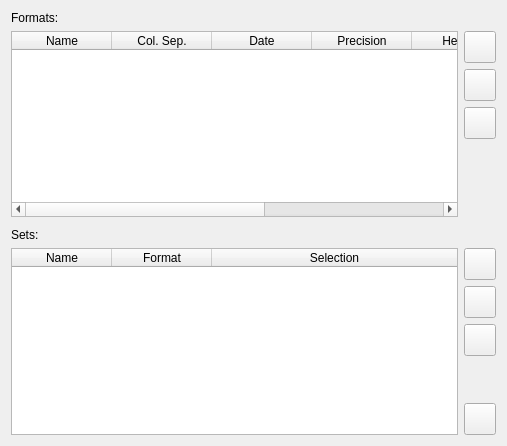
<?xml version="1.0" encoding="UTF-8"?>
<ui version="4.0">
 <class>MultiCSVObsParamsWidget</class>
 <widget class="QWidget" name="MultiCSVObsParamsWidget">
  <property name="geometry">
   <rect>
    <x>0</x>
    <y>0</y>
    <width>507</width>
    <height>446</height>
   </rect>
  </property>
  <property name="windowTitle">
   <string notr="true">Form</string>
  </property>
  <property name="autoFillBackground">
   <bool>false</bool>
  </property>
  <layout class="QVBoxLayout" name="verticalLayout">
   <item>
    <widget class="QLabel" name="label">
     <property name="text">
      <string>Formats:</string>
     </property>
    </widget>
   </item>
   <item>
    <layout class="QHBoxLayout" name="horizontalLayout">
     <item>
      <widget class="QTableWidget" name="FormatsTableWidget">
       <property name="editTriggers">
        <set>QAbstractItemView::NoEditTriggers</set>
       </property>
       <property name="selectionMode">
        <enum>QAbstractItemView::SingleSelection</enum>
       </property>
       <property name="selectionBehavior">
        <enum>QAbstractItemView::SelectRows</enum>
       </property>
       <attribute name="horizontalHeaderStretchLastSection">
        <bool>true</bool>
       </attribute>
       <attribute name="verticalHeaderVisible">
        <bool>false</bool>
       </attribute>
       <attribute name="verticalHeaderHighlightSections">
        <bool>false</bool>
       </attribute>
       <column>
        <property name="text">
         <string>Name</string>
        </property>
       </column>
       <column>
        <property name="text">
         <string>Col. Sep.</string>
        </property>
       </column>
       <column>
        <property name="text">
         <string>Date</string>
        </property>
       </column>
       <column>
        <property name="text">
         <string>Precision</string>
        </property>
       </column>
       <column>
        <property name="text">
         <string>Header</string>
        </property>
       </column>
       <column>
        <property name="text">
         <string>Comment ch.</string>
        </property>
       </column>
       <column>
        <property name="text">
         <string>Missing val.</string>
        </property>
       </column>
      </widget>
     </item>
     <item>
      <layout class="QVBoxLayout" name="verticalLayout_2">
       <item>
        <widget class="QPushButton" name="AddFormatButton">
         <property name="minimumSize">
          <size>
           <width>32</width>
           <height>32</height>
          </size>
         </property>
         <property name="maximumSize">
          <size>
           <width>32</width>
           <height>32</height>
          </size>
         </property>
         <property name="text">
          <string notr="true"/>
         </property>
        </widget>
       </item>
       <item>
        <widget class="QPushButton" name="EditFormatButton">
         <property name="minimumSize">
          <size>
           <width>32</width>
           <height>32</height>
          </size>
         </property>
         <property name="maximumSize">
          <size>
           <width>32</width>
           <height>32</height>
          </size>
         </property>
         <property name="text">
          <string notr="true"/>
         </property>
        </widget>
       </item>
       <item>
        <widget class="QPushButton" name="RemoveFormatButton">
         <property name="minimumSize">
          <size>
           <width>32</width>
           <height>32</height>
          </size>
         </property>
         <property name="maximumSize">
          <size>
           <width>32</width>
           <height>32</height>
          </size>
         </property>
         <property name="text">
          <string notr="true"/>
         </property>
        </widget>
       </item>
       <item>
        <spacer name="verticalSpacer">
         <property name="orientation">
          <enum>Qt::Vertical</enum>
         </property>
         <property name="sizeHint" stdset="0">
          <size>
           <width>20</width>
           <height>40</height>
          </size>
         </property>
        </spacer>
       </item>
      </layout>
     </item>
    </layout>
   </item>
   <item>
    <spacer name="verticalSpacer_3">
     <property name="orientation">
      <enum>Qt::Vertical</enum>
     </property>
     <property name="sizeType">
      <enum>QSizePolicy::Fixed</enum>
     </property>
     <property name="sizeHint" stdset="0">
      <size>
       <width>20</width>
       <height>5</height>
      </size>
     </property>
    </spacer>
   </item>
   <item>
    <widget class="QLabel" name="label_2">
     <property name="text">
      <string>Sets:</string>
     </property>
    </widget>
   </item>
   <item>
    <layout class="QHBoxLayout" name="horizontalLayout_2">
     <item>
      <widget class="QTableWidget" name="SetsTableWidget">
       <property name="editTriggers">
        <set>QAbstractItemView::NoEditTriggers</set>
       </property>
       <property name="selectionMode">
        <enum>QAbstractItemView::SingleSelection</enum>
       </property>
       <property name="selectionBehavior">
        <enum>QAbstractItemView::SelectRows</enum>
       </property>
       <attribute name="horizontalHeaderStretchLastSection">
        <bool>true</bool>
       </attribute>
       <attribute name="verticalHeaderVisible">
        <bool>false</bool>
       </attribute>
       <column>
        <property name="text">
         <string>Name</string>
        </property>
       </column>
       <column>
        <property name="text">
         <string>Format</string>
        </property>
       </column>
       <column>
        <property name="text">
         <string>Selection</string>
        </property>
       </column>
      </widget>
     </item>
     <item>
      <layout class="QVBoxLayout" name="verticalLayout_3">
       <item>
        <widget class="QPushButton" name="AddSetButton">
         <property name="minimumSize">
          <size>
           <width>32</width>
           <height>32</height>
          </size>
         </property>
         <property name="maximumSize">
          <size>
           <width>32</width>
           <height>32</height>
          </size>
         </property>
         <property name="text">
          <string notr="true"/>
         </property>
        </widget>
       </item>
       <item>
        <widget class="QPushButton" name="EditSetButton">
         <property name="minimumSize">
          <size>
           <width>32</width>
           <height>32</height>
          </size>
         </property>
         <property name="maximumSize">
          <size>
           <width>32</width>
           <height>32</height>
          </size>
         </property>
         <property name="text">
          <string notr="true"/>
         </property>
        </widget>
       </item>
       <item>
        <widget class="QPushButton" name="RemoveSetButton">
         <property name="minimumSize">
          <size>
           <width>32</width>
           <height>32</height>
          </size>
         </property>
         <property name="maximumSize">
          <size>
           <width>32</width>
           <height>32</height>
          </size>
         </property>
         <property name="text">
          <string notr="true"/>
         </property>
        </widget>
       </item>
       <item>
        <spacer name="verticalSpacer_2">
         <property name="orientation">
          <enum>Qt::Vertical</enum>
         </property>
         <property name="sizeHint" stdset="0">
          <size>
           <width>20</width>
           <height>40</height>
          </size>
         </property>
        </spacer>
       </item>
       <item>
        <widget class="QPushButton" name="AutoButton">
         <property name="minimumSize">
          <size>
           <width>32</width>
           <height>32</height>
          </size>
         </property>
         <property name="maximumSize">
          <size>
           <width>32</width>
           <height>32</height>
          </size>
         </property>
         <property name="text">
          <string notr="true"/>
         </property>
        </widget>
       </item>
      </layout>
     </item>
    </layout>
   </item>
  </layout>
 </widget>
 <resources/>
 <connections/>
</ui>
